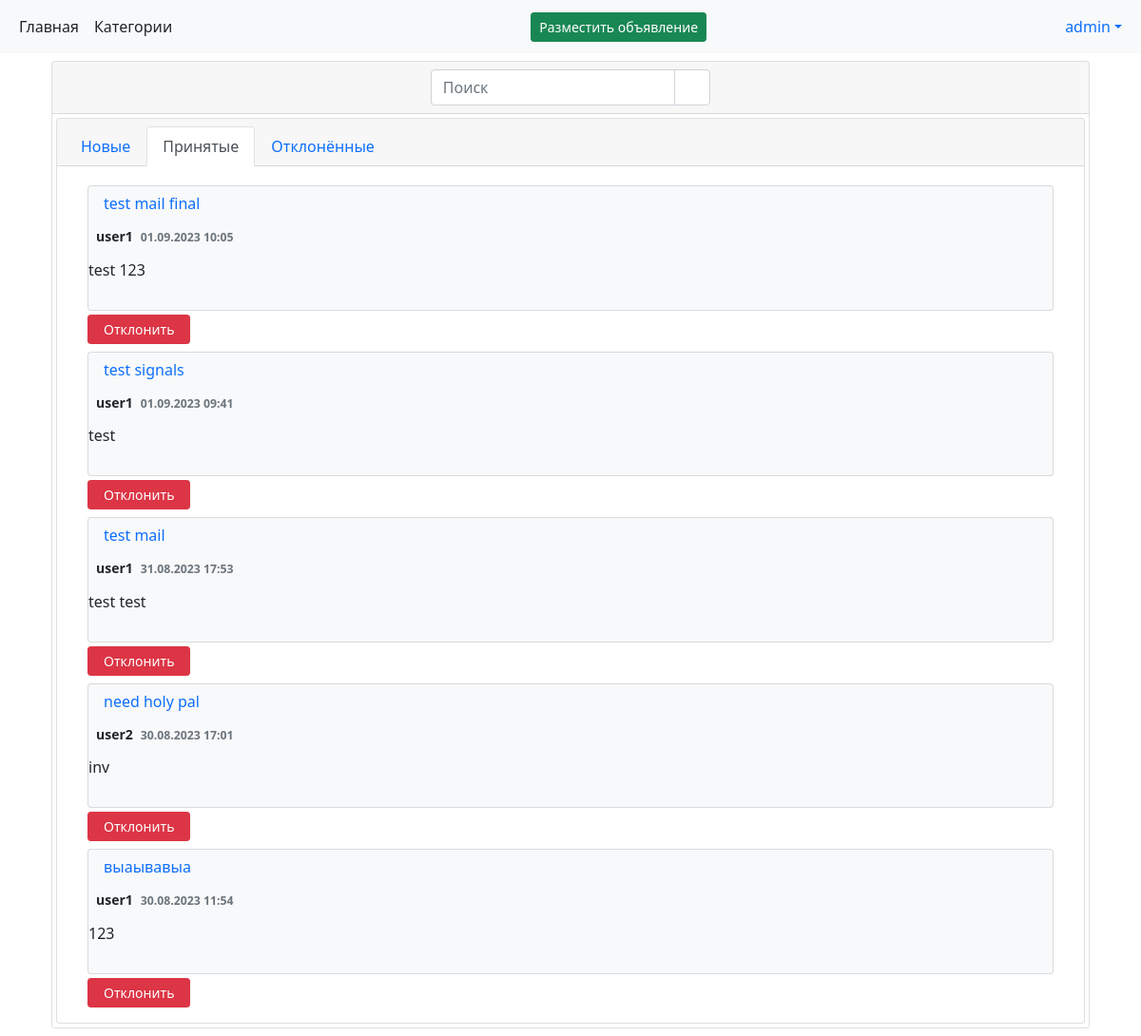
/comments/accepted/ (signed in), run on the app's committed database.
### board/models.py (models this page shows, shortened)
class Comment(models.Model):
    user = models.ForeignKey(User, on_delete=models.CASCADE)
    post = models.ForeignKey(Post, on_delete=models.CASCADE)
    text = models.TextField()
    date = models.DateTimeField(auto_now_add=True)
    status = models.BooleanField(null=True)

class Post(models.Model):
    user = models.ForeignKey(User, on_delete=models.CASCADE, verbose_name="Автор")
    category = models.ForeignKey(
        Category, on_delete=models.CASCADE, verbose_name="Категория"
    )
    title = models.CharField(max_length=50, verbose_name="Заголовок")
    date = models.DateTimeField(auto_now_add=True, verbose_name="Дата публикации")
    text = RichTextUploadingField(verbose_name="Текст")
    slug = models.SlugField(
        max_length=255, unique=True, db_index=True, verbose_name="URL"
    )
    def __str__(self):
        return f"{self.title}"

### board/views.py (the view)
class CommentList(LoginRequiredMixin, ListView):
    model = Comment
    filter_class = CommentFilter
    def get_context_data(self, **kwargs):
        context = super().get_context_data(**kwargs)
        context["is_new"] = CommentFilter(
            self.request.GET,
            queryset=Comment.objects.filter(post__user=self.request.user)
            .filter(status="")
            .order_by("-id"),
        )
        context["is_accepted"] = CommentFilter(
            self.request.GET,
            queryset=Comment.objects.filter(post__user=self.request.user)
            .filter(status="True")
            .order_by("-id"),
        )
        context["is_rejected"] = CommentFilter(
            self.request.GET,
            queryset=Comment.objects.filter(post__user=self.request.user)
            .filter(status="False")
            .order_by("-id"),
        )
        return context

### templates/board/com_accepted.html (shortened to what this page needs)
{%extends 'base.html' %}
{% block content %}
<div class="container my-2 px-4 position-relative">
    <div class="card">
        <div class="card-header p-2">
            <div class="row justify-content-between align-items-center">
                <div class="col-auto mx-auto">
                    <form method="GET">
                        <div class="input-group">
                            {{ is_accepted.form }}
                            <button class="input-group-text text-secondary bg-white" type="submit"><i
                                    class="bi bi-search"></i></button>
                        </div>
                    </form>
                </div>
            </div>
        </div>
        <div class="d-flex flex-row">
            <div class="w-100">
                <div class="card m-1">
                    <div class="card-header">
                        <ul class="nav nav-tabs card-header-tabs">
                            <li class="nav-item">
                                <a class="nav-link" href="{% url 'comments_new' %}">Новые</a>
                            </li>
                            <li class="nav-item">
                                <a class="nav-link active" href="{% url 'comments_accepted' %}">Принятые</a>
                            </li>
                            <li class="nav-item">
                                <a class="nav-link" href="{% url 'comments_rejected' %}">Отклонённые</a>
                            </li>
                        </ul>
                    </div>
                    <div class="card-body pb-1">
                        <div class="card-body py-1 lh-sm">
                            {% for comment in is_accepted.qs %}
                            <div class="card mb-1 bg-light">
                                <a class="nav-link" href="{% url 'post' comment.post.slug %}">{{ comment.post }}</a>
                                <p class="small fw-bold m-2">{{ comment.user }}<span
                                        class="text-secondary small px-2">{{comment.date|date:'d.m.Y H:i' }}</span></p>
                                <p class="card-text m-1">{{ comment.text|linebreaks }}</p>
                            </div>
                            <div class="row mb-2">
                                <div class="col-auto">
                                    <form action="{% url 'comment_reject' comment.pk %}" method="POST">
                                        <button type="submit" class="btn btn-sm btn-danger px-3">Отклонить</button>
                                    </form>
                                </div>
                            </div>
                            {% endfor %}
                        </div>
                    </div>
                </div>
            </div>
        </div>
    </div>
</div>
{% endblock content %}

### templates/base.html (shortened to what this page needs)
{% load static %}
<!DOCTYPE html>
<html lang="en">
<head>
    <link rel="stylesheet" href="{% static 'font/bootstrap-icons.css'%}" />
    <link href="{% static 'css/bootstrap.css' %}" rel="stylesheet" />
</head>
<body>
    <nav class="navbar navbar-expand-lg bg-body-tertiary bg-light">
        <div class="container-fluid">
            <div class="collapse navbar-collapse" id="navbarSupportedContent">
                <ul class="navbar-nav me-auto mb-2 mb-lg-0">
                    <li class="nav-item">
                        <a class="nav-link active text-dark" aria-current="page" href="{% url 'posts' %}">Главная</a>
                    </li>
                    <li class="nav-item">
                        <a class="nav-link active text-dark" aria-current="page"
                            href="{% url 'categories' %}">Категории</a>
                    </li>
                </ul>
                {% if user.is_authenticated %}
                <a class="btn btn-sm btn-success" aria-current="page" href="{% url 'post_create' %}">Разместить
                    объявление</a>
                {% endif %}
                {% if user.is_authenticated %}
                <ul class="navbar-nav ms-auto">
                    <li class="nav-item dropdown">
                        <a class="nav-link dropdown-toggle" data-bs-toggle="dropdown" href="#">{{ user.username }}</a>
                    </li>
                </ul>
                {% else %}
                <a class="nav-link" href="{% url 'account_login' %}">Войти</a>
                {% endif %}
            </div>
        </div>
    </nav>
    {% block content %}
    {% endblock content %}
</body>
</html>

### data on the page
Comment: post "test mail final", user "user1", date "01.09.2023 10:05", text "test 123"
Comment: post "test signals", user "user1", date "01.09.2023 09:41", text "test"
Comment: post "test mail", user "user1", date "31.08.2023 17:53", text "test test"
Comment: post "need holy pal", user "user2", date "30.08.2023 17:01", text "inv"
Comment: post "выаывавыа", user "user1", date "30.08.2023 11:54", text "123"

### other printed values
{{ user.username }} "admin"
